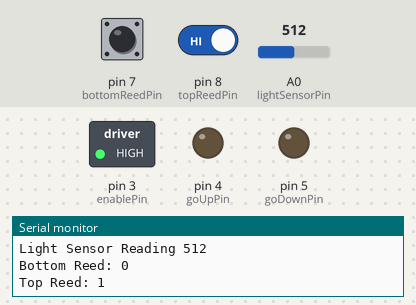
Bench run of a sketch on a simulated Arduino Uno, built with avr-gcc and run on an emulated ATmega328P. On the bench: switched loads named in the sketch (green lamp = pin HIGH), output pins drawn as LEDs (lit = HIGH), the last lines printed to the serial monitor. The inputs (shaded band) are chosen by the test bench; at power-on: A0 (lightSensorPin) = 512, pin 7 (bottomReedPin) LOW, pin 8 (topReedPin) HIGH.

Above: at 29.8 s.
29.9 s: A0 (lightSensorPin) set to 25
37.4 s: A0 (lightSensorPin) set to 0
At 46.2 s:
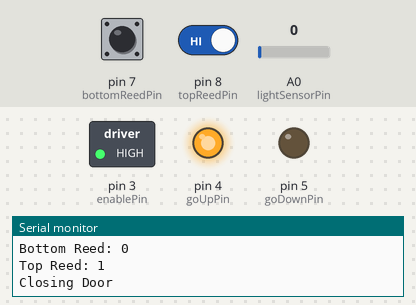
46.5 s: pin 7 (bottomReedPin) pulled HIGH for 3 s
At 47.3 s:
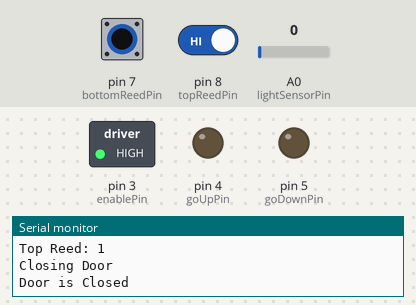
Timing chart, 0 to 49.5 s (numbered marks = the images above; inputs shaded):
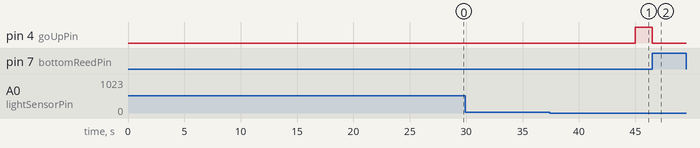

The sketch:

AutoChickenDoorV2TimeBased.ino
```cpp
const int lightSensorPin = A0; // light sensor analog
const int enablePin = 3;
const int goUpPin = 4;
const int goDownPin = 5;
const int bottomReedPin = 7;
const int topReedPin = 8;

const int downThreshold = 1;
const int upThreshold = 15;
const int waitTimeLightSensor = 15000;
const int waitTimeManualMode = 3000;
const int closeTime = 10000;
const int openTime = 11000;

bool doSerial = true;
int analogValue = 0; // init the analog value to zero

int buttonState = LOW;
int manualMode = LOW;
int toggleState = LOW;

unsigned long starttime = 0;
unsigned long endtime = 0;

bool isOpen = true;

void motorOff(){
  digitalWrite(goUpPin, LOW);
  digitalWrite(goDownPin, LOW);
}

void motorOnDown(){
  digitalWrite(goUpPin, HIGH);
  digitalWrite(goDownPin, LOW);
}

void motorOnUp(){
  digitalWrite(goUpPin, LOW);
  digitalWrite(goDownPin, HIGH);
}

void closeDoor(){
  if(doSerial){Serial.println("Closing Door");}
  starttime = millis();
  while(digitalRead(bottomReedPin) == LOW && (millis() - starttime) <= closeTime){
     motorOnDown();
  }
  motorOff();
  isOpen = false;
  if(doSerial){Serial.println("Door is Closed");}
}

void openDoor(){
  if(doSerial){Serial.println("Opening Door");}
  starttime = millis();
  while(digitalRead(topReedPin) == LOW && (millis() - starttime) <= openTime){
     motorOnUp();
  }
  motorOff();
  isOpen = true;
  if(doSerial){Serial.println("Door is Open");}
}

void setup() {
  pinMode(goUpPin, OUTPUT);
  pinMode(goDownPin, OUTPUT);
  pinMode(enablePin, OUTPUT);
  pinMode(bottomReedPin, INPUT);
  pinMode(topReedPin, INPUT);
  digitalWrite(goUpPin, LOW);
  digitalWrite(goDownPin, LOW);
  analogWrite(enablePin, 255);
  if(doSerial){
    Serial.begin(9600);
  }
  if(digitalRead(bottomReedPin) == HIGH){
    isOpen = false;
  }
}

void loop() {
    analogValue = analogRead(lightSensorPin);
    if(doSerial){
      Serial.print("Light Sensor Reading ");
      Serial.println(analogValue);
      Serial.print("Bottom Reed: ");
      Serial.println(digitalRead(bottomReedPin));
      Serial.print("Top Reed: ");
      Serial.println(digitalRead(topReedPin));
    }

    if(analogValue < downThreshold && isOpen){
      closeDoor();
    }else if(analogValue > upThreshold && !isOpen){
      openDoor();
    }
    delay(waitTimeLightSensor);
}
```

Measured:
- after the input at 37.4 s, pin 4 (goUpPin): LOW → HIGH after 7.6 s
- after the input at 46.5 s, pin 4 (goUpPin): HIGH → LOW at once
